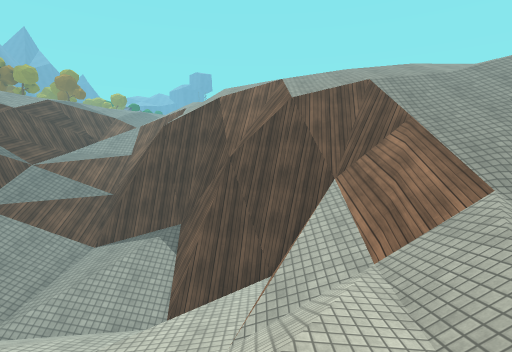
[1] (above)

16 first-person views from a walk through a Unity game level. The camera is 1.4 m above the floor, tilts 4° down and sees 80° across. The floor is counted in squares, 1 m on a side. Each view is taken from the middle of a square. On the plan, view 1 faces up. The plan holds only what a view shows up to about 14 squares ahead; the rest is blank. The place goes on beyond the plan. Surface patterns are stand-ins for the level's own textures.

[2]
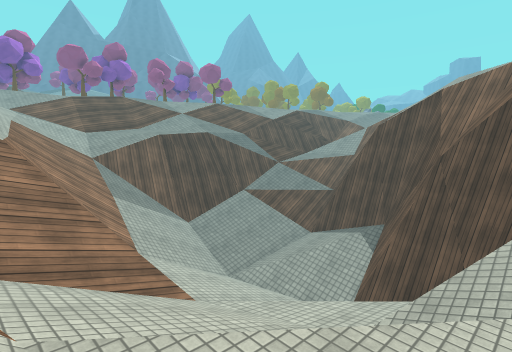

[3]
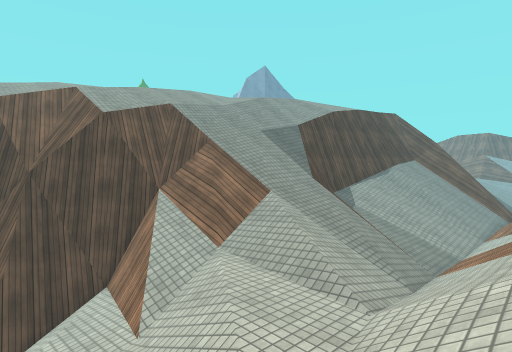

[4]
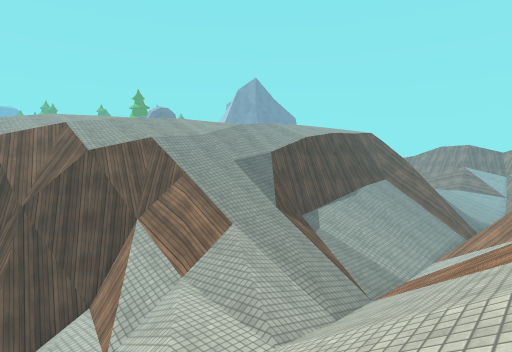

[5]
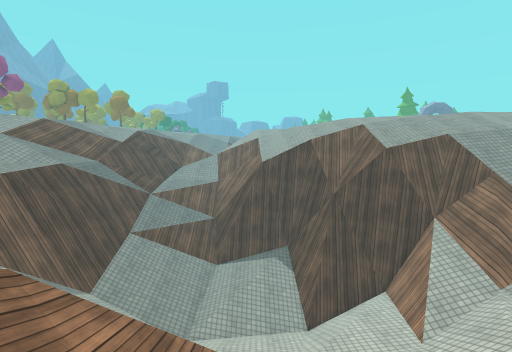

[6]
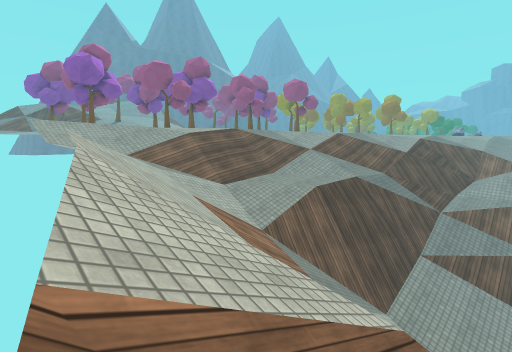

[7]
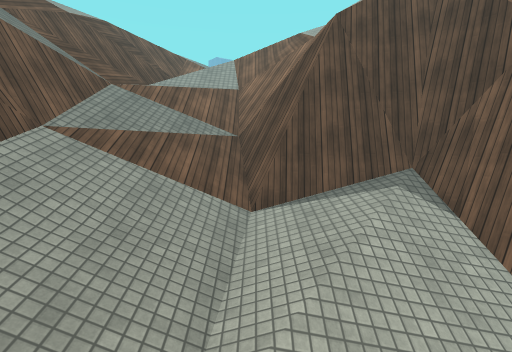

[8]
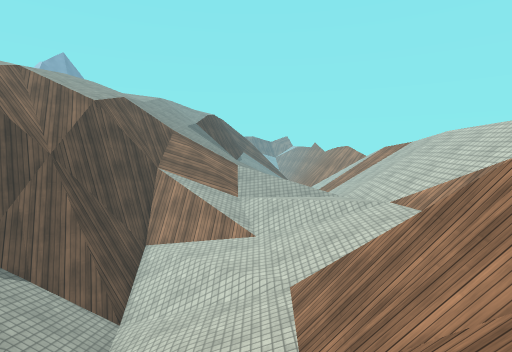

[9]
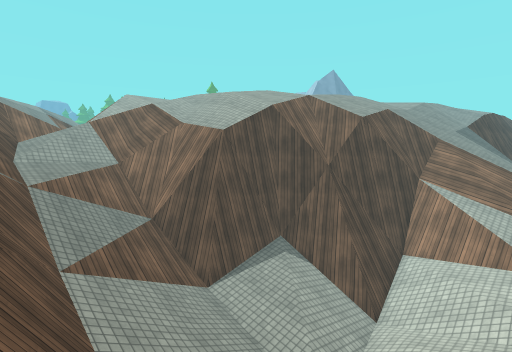

[10]
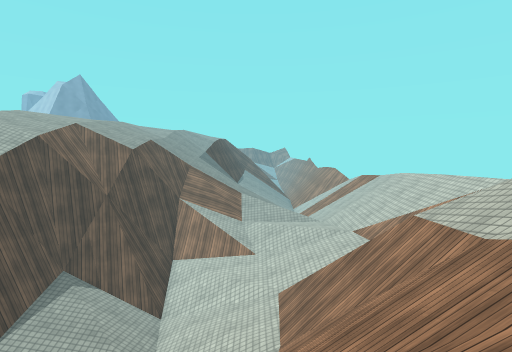

[11]
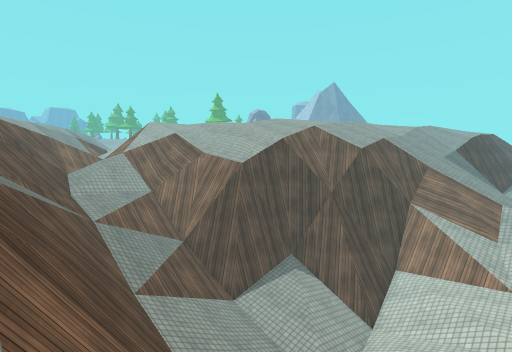

[12]
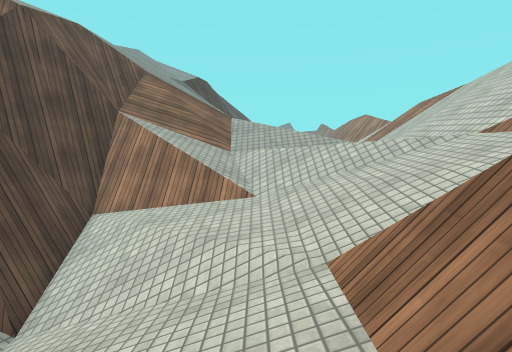

[13]
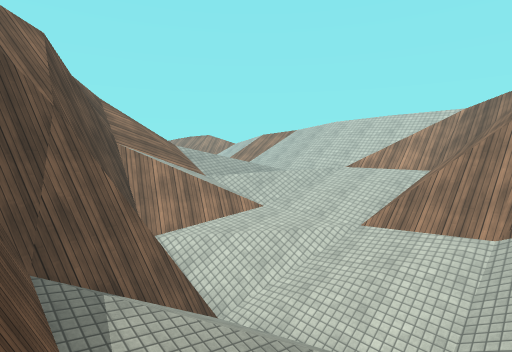

[14]
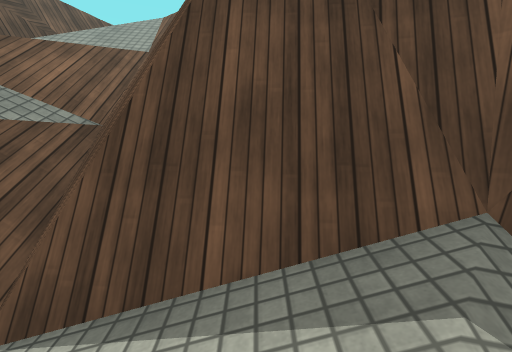

[15]
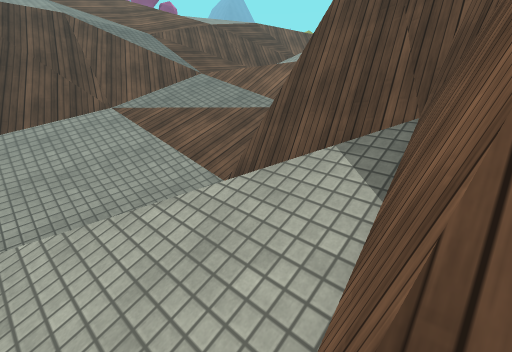

[16]
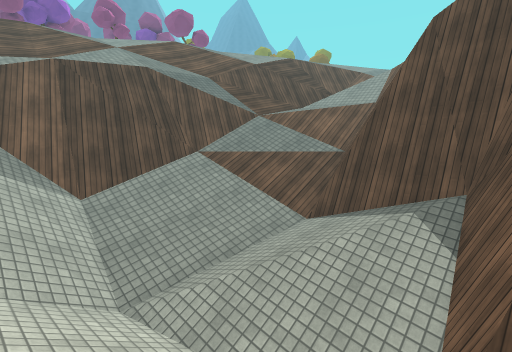

### Floor plan
Key: @ floor where view 1 was taken; # wall or solid block; . main floor; - floor 0.25 m lower than the main floor; _ floor 1.5 m lower than the main floor; : floor 1.75 m higher than the main floor; < floor 1.75 m lower than the main floor; + floor 2 m higher than the main floor; ( floor 2 m lower than the main floor; * floor 3 m higher than the main floor; % floor 3.25 m higher than the main floor; & floor 3.5 m higher than the main floor; / step, stairs or slope; = window, fence, low wall or low ledge; ^ raised ledge.
Columns run from 22 left of view 1 to 14 right of it. Each row starts with its distance up from view 1.
 24           ^^
 23          ^^=
 22          ###/
 21          ###/%&
 20          ##/////
 19          ##//////
 18         ##=+://##
 17         ^#/:///##
 16         #//////##
 15         //#////##
 14         / #////#####      ^^^^^^
 13         *##////////##     ^^^^^^^
 12          ##////////##    #^   ^^^
 11          ##////////#######^
 10          ##////////=#####==&
  9   ^      ##////////////# /////
  8   ^     ###////////////#///////
  7      %//##///////////(=////////#
  6     &///#///////////<_=////////
  5     %//////////////<_///-/////////
  4      /////////#===//////-//////////
  3       ///////####//////.////////////
  2 ^      &////### //////../////////////
  1 ^        /////////////..////////////#
  0 ^^         %//////////@////////////##
 -1            ///////////////////// //=
 -2             ///////////////////  /==
 -3                //////////////

Positions as (right, up) in squares from view 1, and headings:
1: (0, 0), facing up
2: (2, 0), facing up-left
3: (-3, -1), facing up-right
4: (-3, -3), facing up-right
5: (-5, -3), facing up
6: (-7, -3), facing up-left
7: (-7, 6), facing up
8: (-12, 5), facing right
9: (-13, 5), facing up-right
10: (-16, 5), facing right
11: (-15, 4), facing up-right
12: (-8, 5), facing right
13: (-9, 14), facing down-right
14: (-5, 11), facing up
15: (-2, 9), facing up-left
16: (-2, 6), facing up-left
